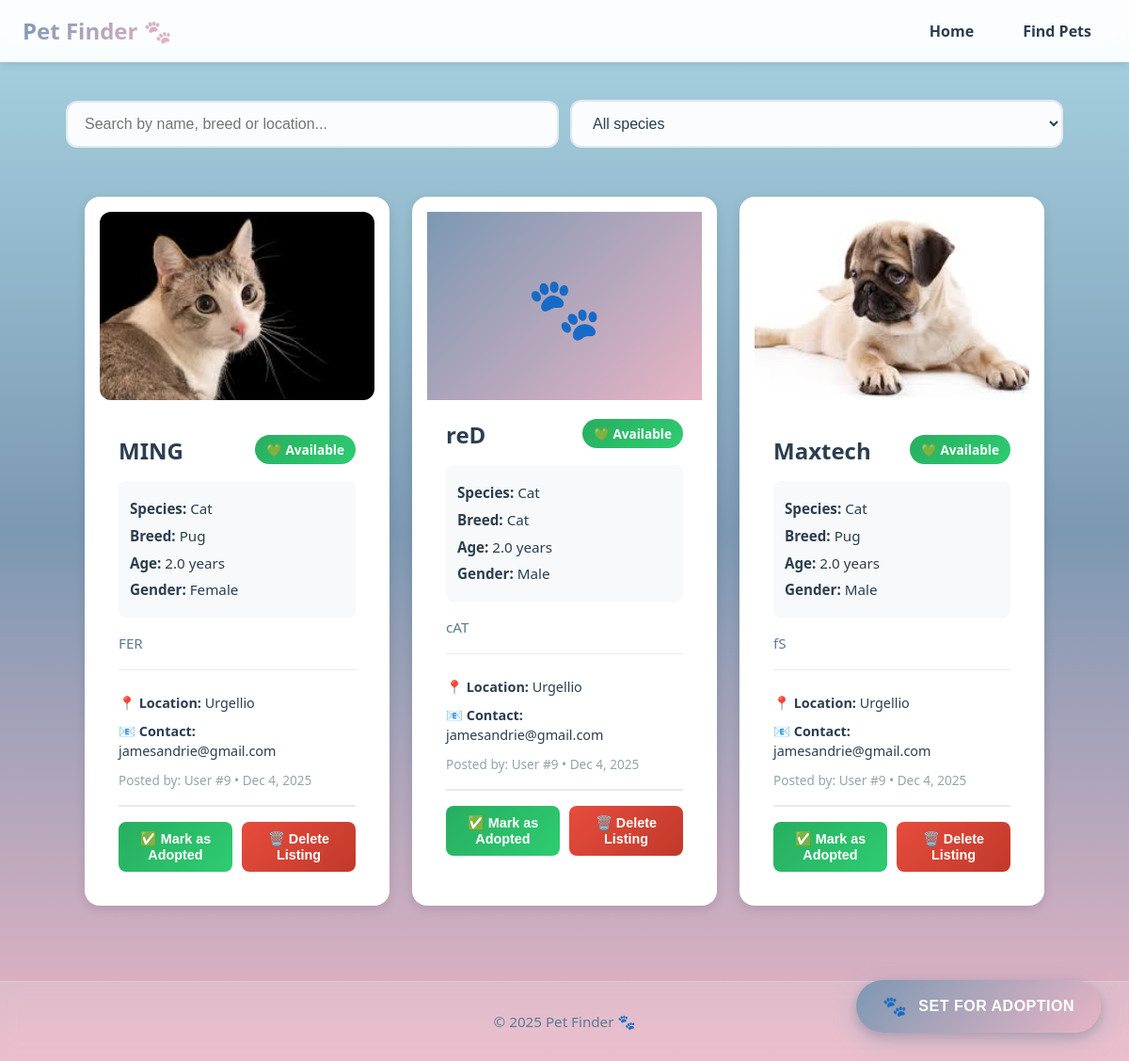
The app's page /pets.php (signed in) with its own data.
### tables this page shows
CREATE TABLE `pets` (
  `id` int(11) NOT NULL,
  `user_id` int(11) NOT NULL,
  `name` varchar(100) NOT NULL,
  `species` varchar(50) NOT NULL,
  `breed` varchar(100) DEFAULT NULL,
  `age` decimal(4,1) DEFAULT NULL,
  `gender` varchar(20) DEFAULT NULL,
  `description` text NOT NULL,
  `location` varchar(200) NOT NULL,
  `contact_email` varchar(100) NOT NULL,
  `image_path` varchar(255) DEFAULT NULL,
  `status` enum('available','pending','adopted') DEFAULT 'available',
  `created_at` timestamp NOT NULL DEFAULT current_timestamp(),
  `updated_at` timestamp NOT NULL DEFAULT current_timestamp() ON UPDATE current_timestamp()
);

### pets.php (the view, shortened to what this page needs)
<?php
$connection = mysqli_connect("localhost", "root", "", "petfinder_db");
$query = "
    SELECT p.*, u.email as user_email
    FROM pets p
    JOIN users u ON p.user_id = u.id
    WHERE p.status = 'available'
    ORDER BY p.created_at DESC
";
$result = mysqli_query($connection, $query);
$pets = [];
if ($result) {
    while ($row = mysqli_fetch_assoc($result)) {
        $pets[] = $row;
    }
}
?>
<!doctype html>
<html lang="en">
<head>
  <link rel="stylesheet" href="style.css" />
</head>
<body>
  <nav class="nav">
    <div class="logo">Pet Finder 🐾</div>
    <ul class="nav-links">
      <li><a href="home.php">Home</a></li>
      <li><a href="pets.php">Find Pets</a></li>
    </ul>
  </nav>
  <main class="container">
    <section class="search-bar">
      <input id="search" placeholder="Search by name, breed or location..." />
      <select id="species">
        <option value="">All species</option>
      </select>
    </section>
    <section id="pets-grid" class="pets-grid" aria-live="polite">
      <?php if (empty($pets)): ?>
        <div style="text-align: center; padding: 60px 20px; color: #7f8c8d; grid-column: 1 / -1;">
          <div style="font-size: 4rem; margin-bottom: 20px;">🐾</div>
          <h2 style="color: var(--dark-text); margin-bottom: 10px;">No pets available yet</h2>
          <p>Be the first to list a pet for adoption!</p>
        </div>
      <?php else: ?>
        <?php foreach ($pets as $pet): ?>
          <article class="pet-card">
            <?php if ($pet['image_path']): ?>
              <img src="<?php echo htmlspecialchars($pet['image_path']); ?>"
                   alt="<?php echo htmlspecialchars($pet['name']); ?>"
                   class="pet-image">
            <?php else: ?>
              <div class="pet-image-placeholder" style="background: linear-gradient(135deg, var(--primary), var(--secondary)); display: flex; align-items: center; justify-content: center; height: 200px; font-size: 4rem;">
                🐾
              </div>
            <?php endif; ?>
            <div class="pet-info">
              <div style="display: flex; justify-content: space-between; align-items: start;">
                <h3><?php echo htmlspecialchars($pet['name']); ?></h3>
                <?php if ($pet['status'] === 'adopted'): ?>
                  <span class="status-badge adopted">✅ Adopted</span>
                <?php elseif ($pet['status'] === 'pending'): ?>
                  <span class="status-badge pending">⏳ Pending</span>
                <?php else: ?>
                  <span class="status-badge available">💚 Available</span>
                <?php endif; ?>
              </div>
              <div class="pet-details">
                <p><strong>Species:</strong> <?php echo htmlspecialchars($pet['species']); ?></p>
                <?php if ($pet['breed']): ?>
                  <p><strong>Breed:</strong> <?php echo htmlspecialchars($pet['breed']); ?></p>
                <?php endif; ?>
                <?php if ($pet['age']): ?>
                  <p><strong>Age:</strong> <?php echo htmlspecialchars($pet['age']); ?> years</p>
                <?php endif; ?>
                <?php if ($pet['gender']): ?>
                  <p><strong>Gender:</strong> <?php echo htmlspecialchars($pet['gender']); ?></p>
                <?php endif; ?>
              </div>
              <p class="pet-description"><?php echo nl2br(htmlspecialchars($pet['description'])); ?></p>
              <div class="pet-meta">
                <p><strong>📍 Location:</strong> <?php echo htmlspecialchars($pet['location']); ?></p>
                <p><strong>📧 Contact:</strong> <?php echo htmlspecialchars($pet['contact_email']); ?></p>
                <p style="color: #95a5a6; font-size: 0.85rem; margin-top: 10px;">
                  Posted by: User #<?php echo htmlspecialchars($pet['user_id']); ?> •
                  <?php echo date('M j, Y', strtotime($pet['created_at'])); ?>
                </p>
              </div>
              <?php if ($pet['user_id'] == $_SESSION['user_id']): ?>
                <div class="pet-actions">
                  <?php if ($pet['status'] === 'available'): ?>
                    <button class="btn-action btn-adopted" onclick="markAsAdopted(<?php echo $pet['id']; ?>)">
                      ✅ Mark as Adopted
                    </button>
                  <?php endif; ?>
                  <button class="btn-action btn-delete" onclick="confirmDelete(<?php echo $pet['id']; ?>, '<?php echo htmlspecialchars($pet['name'], ENT_QUOTES); ?>')">
                    🗑️ Delete Listing
                  </button>
                </div>
              <?php endif; ?>
            </div>
          </article>
        <?php endforeach; ?>
      <?php endif; ?>
    </section>
  </main>
  <div class="fab-container">
    <button class="fab-button" onclick="openAddPetModal()">
      <span class="fab-icon">🐾</span>
      <span>Set for Adoption</span>
    </button>
  </div>
  <footer class="footer">
    <p>© 2025 Pet Finder 🐾</p>
  </footer>
</body>
</html>

### style.css (style rules this page uses)
:root { --primary: #7C98B3; --secondary: #E8B4C4; --accent: #A8D5E2; --dark-text: #2C3E50; --muted: #95a5a6; --deep: #5d7a94; --bg: #ffffff; --radius: 12px; --max-width: 1100px; font-family: 'Segoe UI', Tahoma, Geneva, Verdana, sans-serif; }
* { box-sizing: border-box; margin: 0; padding: 0; }
body { margin: 0; color: var(--dark-text); background: linear-gradient(180deg, #A8D5E2 0%, #7C98B3 50%, #E8B4C4 100%); background-attachment: fixed; min-height: 100vh; -webkit-font-smoothing: antialiased; -moz-osx-font-smoothing: grayscale; }
.nav { display: flex; justify-content: space-between; align-items: center; padding: 16px 24px; background: rgba(255, 255, 255, 0.95); backdrop-filter: blur(10px); box-shadow: 0 2px 10px rgba(0, 0, 0, 0.1); border-bottom: 1px solid rgba(255, 255, 255, 0.2); }
.logo { font-weight: 700; font-size: 1.5rem; color: var(--primary); background: linear-gradient(135deg, var(--primary), var(--secondary)); -webkit-background-clip: text; -webkit-text-fill-color: transparent; background-clip: text; }
.nav-links { list-style: none; display: flex; gap: 20px; margin: 0; padding: 0; }
.nav-links a { text-decoration: none; color: var(--dark-text); font-weight: 600; padding: 8px 16px; border-radius: 8px; transition: all 0.3s ease; }
.container { max-width: var(--max-width); margin: 40px auto; padding: 0 20px; }
.search-bar { display: flex; gap: 12px; align-items: center; margin-bottom: 32px; flex-wrap: wrap; }
.search-bar input, .search-bar select { flex: 1; min-width: 200px; padding: 14px 18px; border-radius: 12px; border: 2px solid rgba(124, 152, 179, 0.2); background: rgba(255, 255, 255, 0.95); font-size: 1rem; color: var(--dark-text); transition: all 0.3s ease; }
.pets-grid { display: grid; grid-template-columns: repeat(auto-fill, minmax(280px, 1fr)); gap: 24px; margin-top: 24px; }
.pet-card { background: white; border-radius: 16px; padding: 16px; position: relative; overflow: hidden; box-shadow: 0 8px 24px rgba(0, 0, 0, 0.08); transition: all 0.3s ease; }
.pet-card img { width: 100%; height: 200px; object-fit: cover; border-radius: 12px; margin-bottom: 12px; }
.pet-card p { margin: 0 0 12px; color: var(--deep); line-height: 1.5; }
.footer { padding: 32px 20px; text-align: center; color: var(--deep); margin-top: 60px; background: rgba(255, 255, 255, 0.15); backdrop-filter: blur(8px); border-top: 1px solid rgba(255, 255, 255, 0.2); }
.footer p { margin: 0; font-size: 0.95rem; }
html { scroll-behavior: smooth; }

### records on screen
pets: image_path (picture), name "MING", status "💚 Available", species "Cat", breed "Pug", age "2.0", gender "Female", description "FER", location "Urgellio", contact_email "jamesandrie@gmail.com", user "9", created_at "Dec 4, 2025"
pets: name "reD", status "💚 Available", species "Cat", breed "Cat", age "2.0", gender "Male", description "cAT", location "Urgellio", contact_email "jamesandrie@gmail.com", user "9", created_at "Dec 4, 2025"
pets: image_path (picture), name "Maxtech", status "💚 Available", species "Cat", breed "Pug", age "2.0", gender "Male", description "fS", location "Urgellio", contact_email "jamesandrie@gmail.com", user "9", created_at "Dec 4, 2025"
